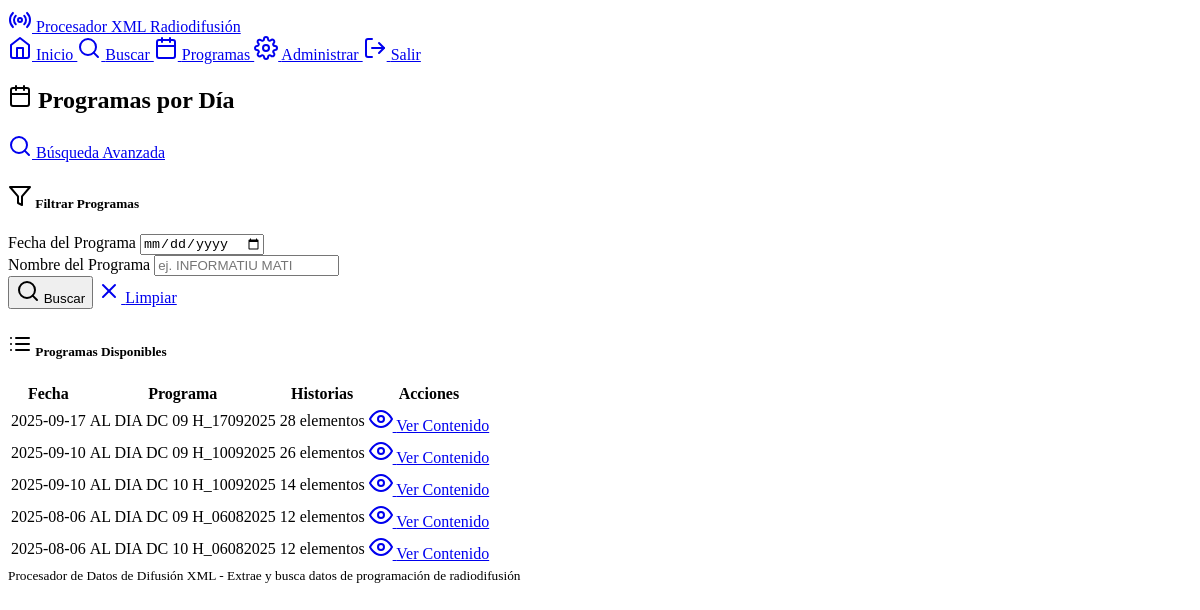
The page /programs (signed in) on the database its author committed.
### models.py (models this page shows, shortened)
class XMLData(db.Model):
    __tablename__ = 'xml_data'
    id = db.Column(Integer, primary_key=True, autoincrement=True)
    guid = db.Column(Text)
    object_id = db.Column(Text)
    object_type = db.Column(Text)
    timestamp = db.Column(Text)
    broadcast_start_time = db.Column(Text)
    broadcast_end_time = db.Column(Text)
    duration = db.Column(Text)
    title = db.Column(Text)
    text_content = db.Column(Text)
    text_duration = db.Column(Text)
    text_timing = db.Column(Text)
    timegap_timing = db.Column(Text)
    clip_timing = db.Column(Text)
    title_status = db.Column(Text)
    title_type = db.Column(Text)
    site_name = db.Column(Text)
    site_version = db.Column(Text)
    export_path = db.Column(Text)
    planning_area = db.Column(Text)
    linked_story = db.Column(Text)
    language_cat = db.Column(Text)
    language_vo = db.Column(Text)
    language_esp = db.Column(Text)
    has_audio_track = db.Column(Text)
    fact_date = db.Column(Text)
    cms_publish_date = db.Column(Text)
    la_carta_publish_date = db.Column(Text)
    record_date = db.Column(Text)
    start_date = db.Column(Text)
    end_date = db.Column(Text)
    kill_date = db.Column(Text)
    comment = db.Column(Text)
    locator_type = db.Column(Text)
    locator_family = db.Column(Text)
    computed_start_time = db.Column(Text)
    planned_duration = db.Column(Text)
    calculated_duration = db.Column(Text)
    program_start_time = db.Column(Text)
    reporter = db.Column(Text)
    guest = db.Column(Text)
    contact = db.Column(Text)
    contact_phone = db.Column(Text)
    edi = db.Column(Text)
    lin = db.Column(Text)
    observations = db.Column(Text)
    item_code = db.Column(Text)
    program_name = db.Column(Text)
    program_date = db.Column(Text)
    source_file = db.Column(Text)
    created_at = db.Column(DateTime, default=datetime.utcnow)

### routes.py (the view, shortened to what this page needs)
@app.route('/programs')
@login_required
def programs():
    programs_data = db.session.query(
        XMLData.program_name,
        XMLData.program_date,
        db.func.count(XMLData.id).label('story_count')
    ).filter(
        XMLData.program_name.isnot(None),
        XMLData.program_date.isnot(None)
    ).group_by(
        XMLData.program_name,
        XMLData.program_date
    ).order_by(
        XMLData.program_date.desc(),
        XMLData.program_name
    ).all()
    unique_programs = db.session.query(
        XMLData.program_name
    ).filter(
        XMLData.program_name.isnot(None)
    ).distinct().order_by(XMLData.program_name).all()
    program_names = [program[0] for program in unique_programs]
    selected_date = request.args.get('date', '')
    selected_program = request.args.get('program', '')
    filtered_results = []
    return render_template('programs.html',
                         programs_data=programs_data,
                         filtered_results=filtered_results,
                         selected_date=selected_date,
                         selected_program=selected_program,
                         program_names=program_names)

### routes.py (called while the page is built)
def login_required(f):
    @wraps(f)
    def decorated_function(*args, **kwargs):
        if 'user_id' not in session:
            return redirect(url_for('login'))
        return f(*args, **kwargs)
    return decorated_function

### templates/programs.html (shortened to what this page needs)
{% extends "base.html" %}
{% block content %}
<div class="container mt-4">
    <div class="d-flex justify-content-between align-items-center mb-4">
        <h2>
            <i data-feather="calendar" class="me-2"></i>
            Programas por Día
        </h2>
        <a href="{{ url_for('search') }}" class="btn btn-outline-primary">
            <i data-feather="search" class="me-1"></i>
            Búsqueda Avanzada
        </a>
    </div>
    <div class="card mb-4">
        <div class="card-header">
            <h5 class="mb-0">
                <i data-feather="filter" class="me-1"></i>
                Filtrar Programas
            </h5>
        </div>
        <div class="card-body">
            <form method="GET" action="{{ url_for('programs') }}">
                <div class="row g-3">
                    <div class="col-md-6">
                        <label for="date" class="form-label">Fecha del Programa</label>
                        <input type="date" class="form-control" id="date" name="date"
                               value="{{ selected_date }}">
                    </div>
                    <div class="col-md-6">
                        <label for="program" class="form-label">Nombre del Programa</label>
                        <input type="text" class="form-control" id="program" name="program"
                               value="{{ selected_program }}" placeholder="ej. INFORMATIU MATI" list="program-suggestions">
                    </div>
                </div>
                <div class="mt-3">
                    <button type="submit" class="btn btn-primary">
                        <i data-feather="search" class="me-1"></i>
                        Buscar
                    </button>
                    <a href="{{ url_for('programs') }}" class="btn btn-outline-secondary ms-2">
                        <i data-feather="x" class="me-1"></i>
                        Limpiar
                    </a>
                </div>
            </form>
        </div>
    </div>
    {% if not (selected_date or selected_program) %}
    <div class="card mb-4">
        <div class="card-header">
            <h5 class="mb-0">
                <i data-feather="list" class="me-1"></i>
                Programas Disponibles
            </h5>
        </div>
        {% if programs_data %}
            <div class="table-responsive">
                <table class="table table-striped mb-0">
                    <thead class="table-dark">
                        <tr>
                            <th>Fecha</th>
                            <th>Programa</th>
                            <th>Historias</th>
                            <th>Acciones</th>
                        </tr>
                    </thead>
                    <tbody>
                        {% for program in programs_data %}
                        <tr>
                            <td>
                                <span class="badge bg-info">{{ program.program_date }}</span>
                            </td>
                            <td class="fw-medium">{{ program.program_name }}</td>
                            <td>
                                <span class="badge bg-secondary">{{ program.story_count }} elementos</span>
                            </td>
                            <td>
                                <a href="{{ url_for('programs', date=program.program_date, program=program.program_name) }}"
                                   class="btn btn-sm btn-outline-primary">
                                    <i data-feather="eye" class="me-1"></i>
                                    Ver Contenido
                                </a>
                            </td>
                        </tr>
                        {% endfor %}
                    </tbody>
                </table>
            </div>
        {% endif %}
    </div>
    {% endif %}
</div>
{% endblock %}

### templates/base.html (shortened to what this page needs)
<!DOCTYPE html>
<html lang="es" data-bs-theme="dark">
<head>
    <link href="https://cdn.replit.com/agent/bootstrap-agent-dark-theme.min.css" rel="stylesheet">
</head>
<body>
    <nav class="navbar navbar-expand-lg navbar-dark bg-dark mb-4">
        <div class="container">
            <a class="navbar-brand" href="{{ url_for('index') }}">
                <i data-feather="radio" class="me-2"></i>
                Procesador XML Radiodifusión
            </a>
            <div class="navbar-nav ms-auto">
                <a class="nav-link" href="{{ url_for('index') }}">
                    <i data-feather="home" class="me-1"></i>
                    Inicio
                </a>
                <a class="nav-link" href="{{ url_for('search') }}">
                    <i data-feather="search" class="me-1"></i>
                    Buscar
                </a>
                <a class="nav-link" href="{{ url_for('programs') }}">
                    <i data-feather="calendar" class="me-1"></i>
                    Programas
                </a>
                <a class="nav-link" href="{{ url_for('admin') }}">
                    <i data-feather="settings" class="me-1"></i>
                    Administrar
                </a>
                <a class="nav-link" href="{{ url_for('logout') }}">
                    <i data-feather="log-out" class="me-1"></i>
                    Salir
                </a>
            </div>
        </div>
    </nav>
    <main class="container">
        {% block content %}{% endblock %}
    </main>
    <footer class="mt-5 py-4 bg-dark text-center">
        <div class="container">
            <small class="text-muted">Procesador de Datos de Difusión XML - Extrae y busca datos de programación de radiodifusión</small>
        </div>
    </footer>
</body>
</html>

### rows shown on the page
XMLData: program_date "2025-09-10", program_name "AL DIA DC 09 H_10092025", story_count "26"
XMLData: program_date "2025-08-06", program_name "AL DIA DC 09 H_06082025", story_count "12"

### other values the page prints
{{ program.program_date }} "2025-09-17" "2025-09-10" "2025-08-06"
{{ program.program_name }} "AL DIA DC 09 H_17092025" "AL DIA DC 10 H_10092025" "AL DIA DC 10 H_06082025"
{{ program.story_count }} "28" "14" "12"
